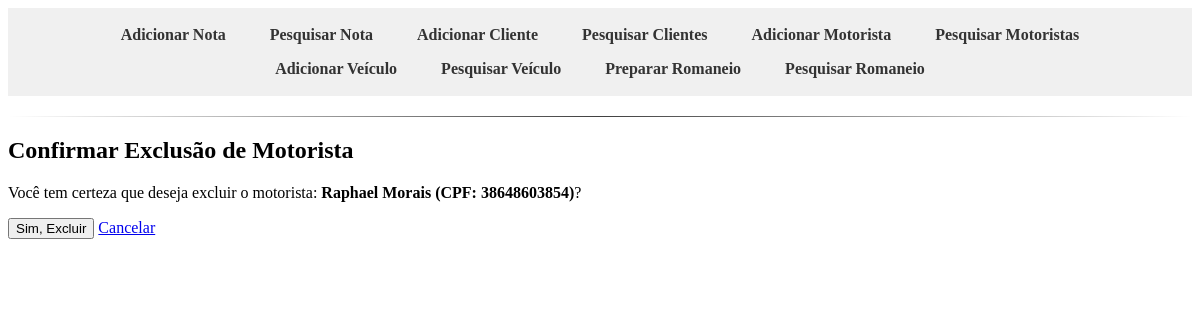
Page /notas/motoristas/excluir/1/ on the earlier database version.
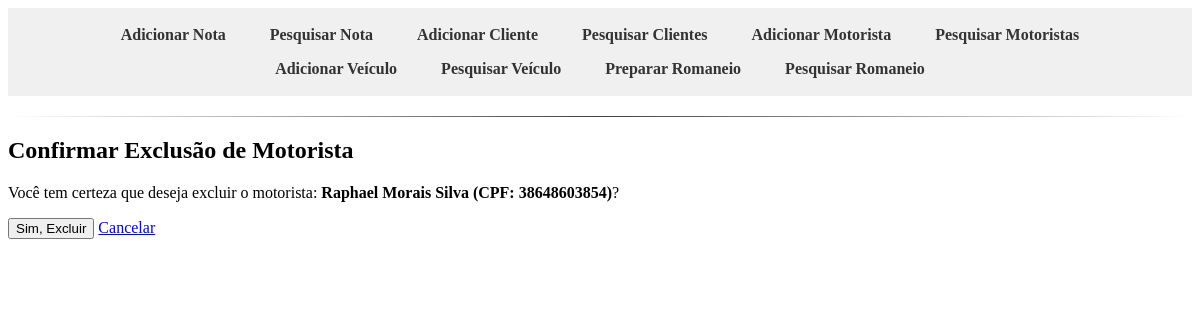
Same page on the later database version.
### notas/models.py (models this page shows, shortened)
class Motorista(models.Model):
    nome = models.CharField(max_length=255, verbose_name="Nome Completo")
    cpf = models.CharField(max_length=14, unique=True, verbose_name="CPF") # Ex: 000.000.000-00
    cnh = models.CharField(max_length=11, unique=True, blank=True, null=True, verbose_name="CNH")
    codigo_seguranca = models.CharField(max_length=10, blank=True, null=True, verbose_name="Código de Segurança CNH")
    vencimento_cnh = models.DateField(blank=True, null=True, verbose_name="Vencimento CNH")
    uf_emissao_cnh = models.CharField(max_length=2, blank=True, null=True, verbose_name="UF Emissão CNH")
    telefone = models.CharField(max_length=20, blank=True, null=True, verbose_name="Telefone")
    endereco = models.CharField(max_length=255, blank=True, null=True, verbose_name="Endereço")
    numero = models.CharField(max_length=10, blank=True, null=True, verbose_name="Número")
    bairro = models.CharField(max_length=100, blank=True, null=True, verbose_name="Bairro")
    cidade = models.CharField(max_length=100, blank=True, null=True, verbose_name="Cidade")
    estado = models.CharField(max_length=2, blank=True, null=True, verbose_name="Estado (UF)")
    cep = models.CharField(max_length=9, blank=True, null=True, verbose_name="CEP")
    data_nascimento = models.DateField(blank=True, null=True, verbose_name="Data de Nascimento")
    numero_consulta = models.CharField(max_length=50, blank=True, null=True, verbose_name="Número da Última Consulta")
    class Meta:
        verbose_name = "Motorista"
        verbose_name_plural = "Motoristas"
        ordering = ['nome']

### notas/views.py (the view, shortened to what this page needs)
# urls.py: path('motoristas/excluir/<int:pk>/', views.excluir_motorista, name='excluir_motorista'),
def excluir_motorista(request, pk):
    motorista = get_object_or_404(Motorista, pk=pk)
    return render(request, 'notas/confirmar_exclusao_motorista.html', {'motorista': motorista})

### notas/templates/notas/confirmar_exclusao_motorista.html (shortened to what this page needs)
{% extends 'base.html' %}
{% block content %}
    <h2>Confirmar Exclusão de Motorista</h2>
    <p>Você tem certeza que deseja excluir o motorista: <strong>{{ motorista.nome }} (CPF: {{ motorista.cpf }})</strong>?</p>
    <form method="post">
        <button type="submit" class="btn btn-danger">Sim, Excluir</button>
        <a href="{% url 'notas:detalhes_motorista' motorista.pk %}" class="btn btn-secondary">Cancelar</a>
    </form>
{% endblock %}

Differences in the rows shown:
changed Motorista: nome "Raphael Morais" → "Raphael Morais Silva"
